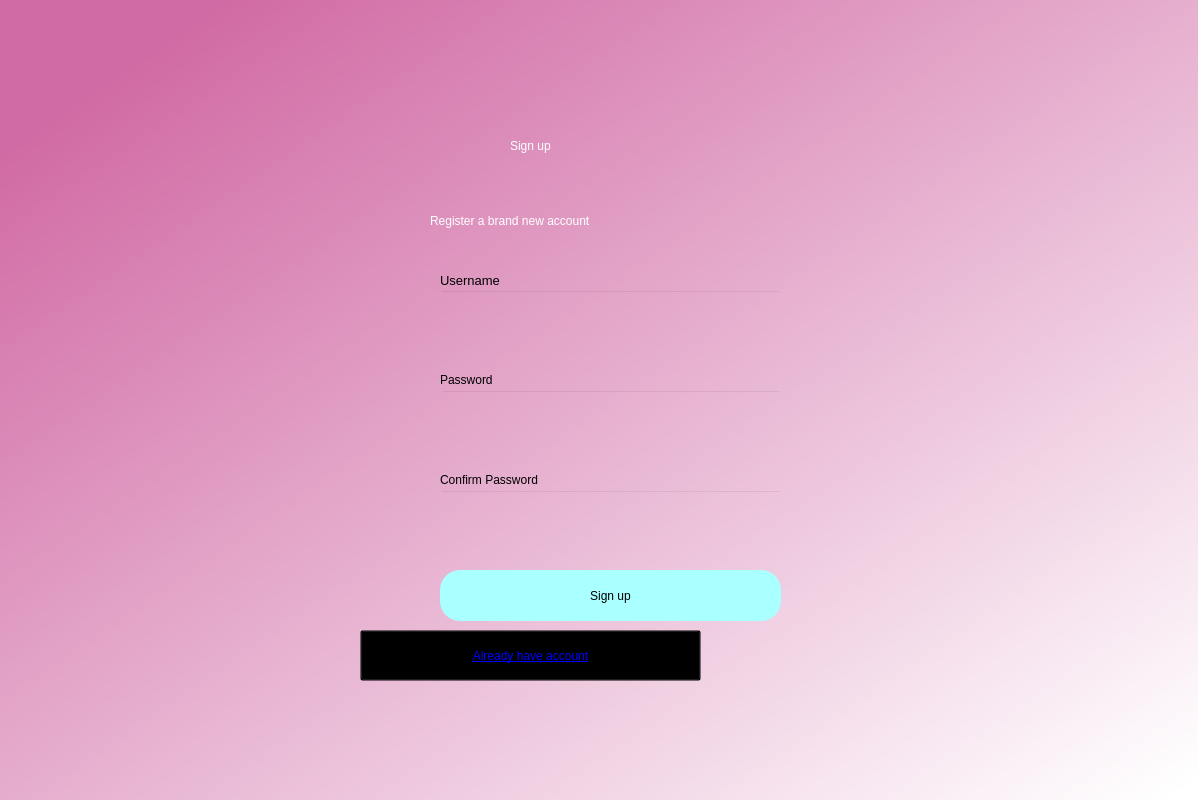
<?xml version="1.0" encoding="UTF-8"?>
<ui version="4.0">
 <class>Dialog</class>
 <widget class="QDialog" name="Dialog">
  <property name="geometry">
   <rect>
    <x>0</x>
    <y>0</y>
    <width>1198</width>
    <height>800</height>
   </rect>
  </property>
  <property name="windowTitle">
   <string>Dialog</string>
  </property>
  <widget class="QWidget" name="bgwidget" native="true">
   <property name="geometry">
    <rect>
     <x>0</x>
     <y>0</y>
     <width>1201</width>
     <height>801</height>
    </rect>
   </property>
   <property name="styleSheet">
    <string notr="true">QWidget#bgwidget{
background-color:qlineargradient(spread:pad, x1:0.091, y1:0.101636, x2:0.991379, y2:0.977, stop:0 rgba(209, 107, 165, 255), stop:1 rgba(255, 255, 255, 255));}</string>
   </property>
   <widget class="QLabel" name="label">
    <property name="geometry">
     <rect>
      <x>510</x>
      <y>110</y>
      <width>211</width>
      <height>71</height>
     </rect>
    </property>
    <property name="styleSheet">
     <string notr="true">font: 36pt &quot;MS Shell Dlg 2&quot;; color:rgb(255, 255, 255)</string>
    </property>
    <property name="text">
     <string>Sign up</string>
    </property>
   </widget>
   <widget class="QLabel" name="label_2">
    <property name="geometry">
     <rect>
      <x>430</x>
      <y>200</y>
      <width>381</width>
      <height>41</height>
     </rect>
    </property>
    <property name="styleSheet">
     <string notr="true">font: 16pt &quot;MS Shell Dlg 2&quot;;color:rgb(255, 255, 255)</string>
    </property>
    <property name="text">
     <string>Register a brand new account</string>
    </property>
   </widget>
   <widget class="QPushButton" name="signup">
    <property name="geometry">
     <rect>
      <x>440</x>
      <y>570</y>
      <width>341</width>
      <height>51</height>
     </rect>
    </property>
    <property name="styleSheet">
     <string notr="true">border-radius:20px;
background-color: rgb(170, 255, 255);
font: 14pt &quot;MS Shell Dlg 2&quot;;</string>
    </property>
    <property name="text">
     <string>Sign up</string>
    </property>
   </widget>
   <widget class="QLineEdit" name="emailfield">
    <property name="geometry">
     <rect>
      <x>440</x>
      <y>290</y>
      <width>341</width>
      <height>51</height>
     </rect>
    </property>
    <property name="styleSheet">
     <string notr="true">background-color:rgba(0,0,0,0);
font: 12pt &quot;MS Shell Dlg 2&quot;;</string>
    </property>
   </widget>
   <widget class="QLineEdit" name="passwordfield">
    <property name="geometry">
     <rect>
      <x>440</x>
      <y>390</y>
      <width>341</width>
      <height>51</height>
     </rect>
    </property>
    <property name="styleSheet">
     <string notr="true">background-color:rgba(0,0,0,0);
font: 12pt &quot;MS Shell Dlg 2&quot;;</string>
    </property>
   </widget>
   <widget class="QLabel" name="label_3">
    <property name="geometry">
     <rect>
      <x>440</x>
      <y>270</y>
      <width>81</width>
      <height>20</height>
     </rect>
    </property>
    <property name="font">
     <font>
      <family>MS Shell Dlg 2</family>
      <pointsize>10</pointsize>
      <weight>50</weight>
      <italic>false</italic>
      <bold>false</bold>
     </font>
    </property>
    <property name="styleSheet">
     <string notr="true">font: 10pt &quot;MS Shell Dlg 2&quot;;</string>
    </property>
    <property name="text">
     <string>Username</string>
    </property>
   </widget>
   <widget class="QLabel" name="label_4">
    <property name="geometry">
     <rect>
      <x>440</x>
      <y>370</y>
      <width>81</width>
      <height>20</height>
     </rect>
    </property>
    <property name="styleSheet">
     <string notr="true">font: 10pt &quot;MS Shell Dlg 2&quot;;</string>
    </property>
    <property name="text">
     <string>Password</string>
    </property>
   </widget>
   <widget class="QLabel" name="error">
    <property name="geometry">
     <rect>
      <x>440</x>
      <y>540</y>
      <width>341</width>
      <height>20</height>
     </rect>
    </property>
    <property name="styleSheet">
     <string notr="true">font: 12pt &quot;MS Shell Dlg 2&quot;; color:red;</string>
    </property>
    <property name="text">
     <string/>
    </property>
   </widget>
   <widget class="QLabel" name="label_5">
    <property name="geometry">
     <rect>
      <x>440</x>
      <y>470</y>
      <width>141</width>
      <height>20</height>
     </rect>
    </property>
    <property name="styleSheet">
     <string notr="true">font: 10pt &quot;MS Shell Dlg 2&quot;;</string>
    </property>
    <property name="text">
     <string>Confirm Password</string>
    </property>
   </widget>
   <widget class="QLineEdit" name="confirmpasswordfield">
    <property name="geometry">
     <rect>
      <x>440</x>
      <y>490</y>
      <width>341</width>
      <height>51</height>
     </rect>
    </property>
    <property name="styleSheet">
     <string notr="true">background-color:rgba(0,0,0,0);
font: 12pt &quot;MS Shell Dlg 2&quot;;</string>
    </property>
   </widget>
   <widget class="QPushButton" name="back">
    <property name="geometry">
     <rect>
      <x>360</x>
      <y>630</y>
      <width>341</width>
      <height>51</height>
     </rect>
    </property>
    <property name="styleSheet">
     <string notr="true">background-color:rgba(0,0,0,0);text-decoration: underline;QLabel:hover;color:rgb(0, 0, 255);font: 10pt &quot;MS Shell Dlg 2&quot;;</string>
    </property>
    <property name="text">
     <string>Already have account</string>
    </property>
   </widget>
  </widget>
 </widget>
 <resources/>
 <connections/>
</ui>
